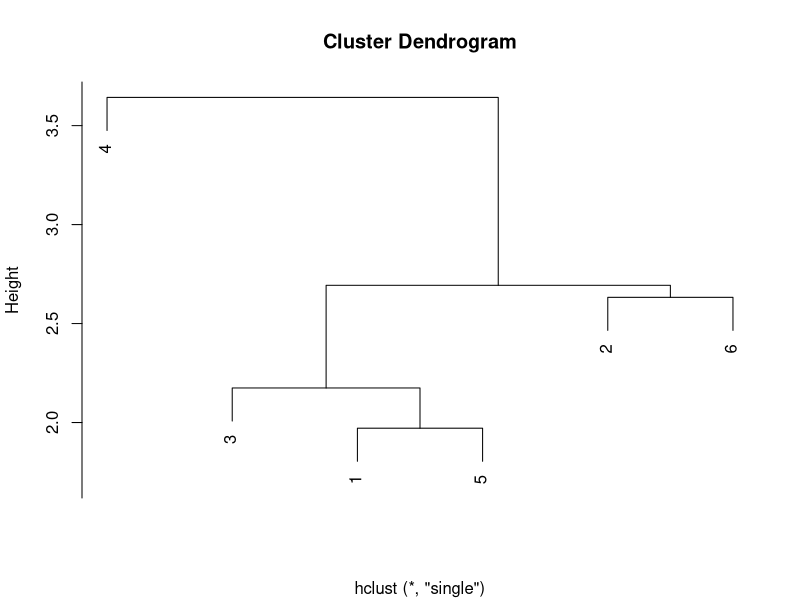
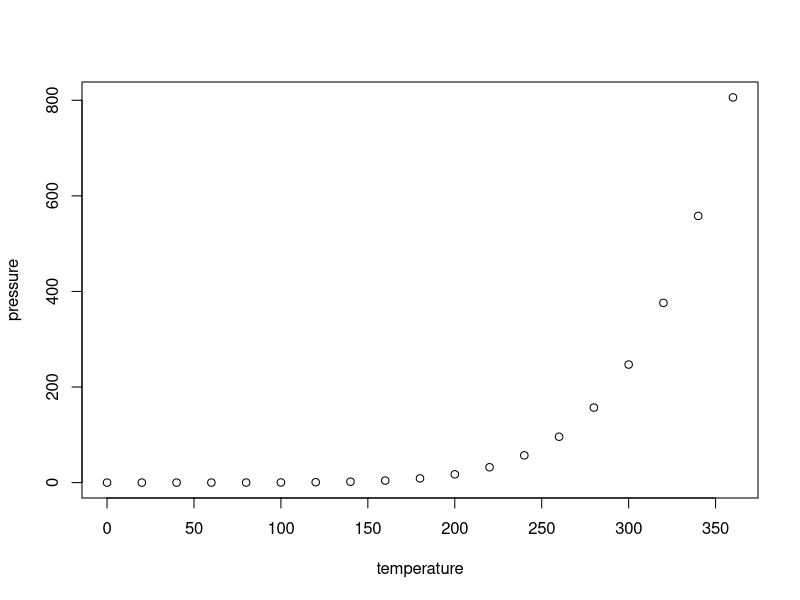

Write R code to recreate these figures, in order.
## ---- chunk 1
knitr::opts_chunk$set(
  collapse = TRUE,
  comment = "#>",
  fig.path = "man/figures/README-",
  out.width = "100%"
)
## ---- chunk 2
matrix <- matrix(rnorm(36), nrow = 6)
matrix
## ---- chunk 3
distance_matrix <- dist(matrix, method = "euclidean")
distance_matrix

## ---- chunk 4
matrix <- matrix(rnorm(36), nrow = 6)
distance_matrix <- dist(matrix, method = "euclidean")
hc <- hclust(distance_matrix, method = "single")
plot(hc, xlab = "")
## ---- chunk 5
plot(pressure)
